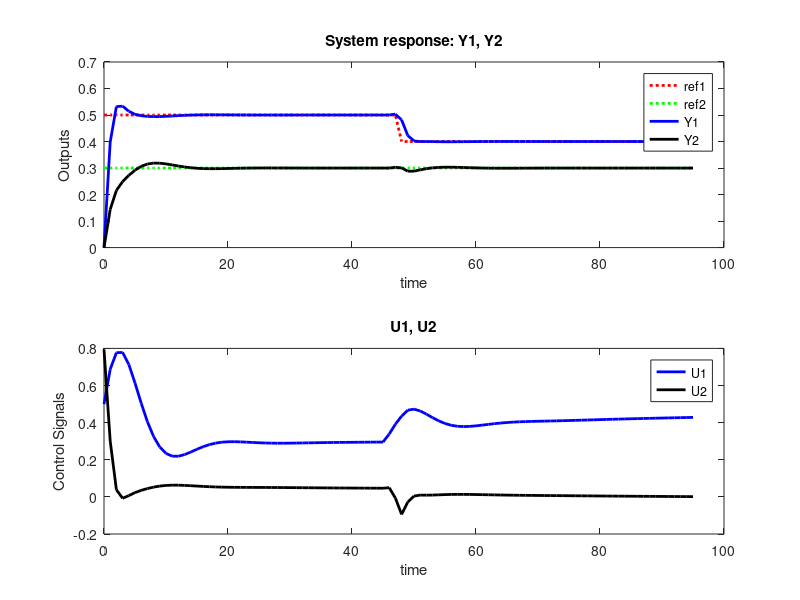

MATLAB code for this plot:
%% CREATED BY: 
% Cesar Hernandez-Hernandez (PhD)
% e-mail: ceelch@gmail.com
%%
% THIS SCRIPT SHOW AN EXAMPLE OF MUTIVARIBALE GPC WITHOUT CONSTRAINTS AND WITHOUT DELAYS 

% THIS EXAMPLE CAN BE FOUND IN PAG. 144. "MODEL PREDICTIVE CONTROL" BY CAMACHO AND BORDONS

% Example:

% Continuous time transfer function

% Transfer Matrix
 
% |Y1(s)|   [ 1/(1+0.7s)  5/(1+0.3s) ][U1(s)]
% |Y2(s)| = [ 1/(1+0.5s)  2/(1+0.4s) ][U2(s)]

% Discretizing the model with a sampling time of 0.03 minutes

% |y1(t)|   [ 0.0420z^-1/(1-0.9580z^-1)  0.4758z^-1/(1-0.9048z^-1) ][u1(t)]  
% |y2(t)| = [ 0.0582z^-1/(1-0.9418z^-1)  0.1445z^-1/(1-0.9277z^-1) ][u2(t)] 

% |y1(t)|   [ 0.0420/(1-0.9580z^-1)  0.4758/(1-0.9048z^-1) ][u1(t-1)]  
% |y2(t)| = [ 0.0582/(1-0.9418z^-1)  0.1445/(1-0.9277z^-1) ][u2(t-1)] 

% And of the structure A(z^-1)y(t)= B(z^-1)u(t-1)

% [(1-0.9580z^-1)(1-0.9048z^-1)                 0            ][y1(t)]   [ 0.0420(1-0.9048z^-1)     0.4758(1-0.9580z^-1)][u1(t-1)]  
% [          0                   (1-0.9418z^-1)(1-0.9277z^-1)][y2(t)] = [ 0.0582(1-0.9277z^-1)     0.1445(1-0.9418z^-1)][u2(t-1)] 

% this is

% [1-1.8628z^-1+0.8668z^-2                 0            ][y1(t)]   [ 0.0420-0.03637z^-1     0.4758-0.4558z^-1][u1(t-1)]  
% [          0                   1-1.8695z^-1+0.8737z^-2][y2(t)] = [ 0.0582-0.05545z^-1     0.1445-0.1361z^-1][u2(t-1)] 
%%
clc
clear all;
close all;
%%
format long
%%
disp('Ejemplo para un algoritmo GPC multivariable sin restricciones y sin retardo')

nOutputs=2;
mInputs=2;

T=0.03; % Sampling time

% THE CONTROL HORIZON MAY BE SMALLER THAN THE MAXIMUM PREDICTION HORIZON

N1=1; % Minimum prediction horizon
N2=3; % Maximum prediction horizon
Nu=2;  % Control horizon
lambda=0.05; % Control effort weight factor

q=0.05; % Coefficient that will multiply the control weight matrix Q
r=1; %Coefficient that will multiply the control weight matrix R 

disp(sprintf('\n'));
disp('Control Parameters:')
disp('[N1 ,N2 ,Nu]');
[N1 N2 Nu]
%lambda;

A=cell(mInputs,mInputs);
B=cell(mInputs,mInputs);

A{1,1}=[1 -1.8628 0.8667984];
A{1,2}=[0 0 0];
A{2,1}=[0 0 0];
A{2,2}=[1 -1.8695 0.873707786];

B{1,1}=[0.04020 -0.03637296];
B{1,2}=[0.4758 -0.4558164];
B{2,1}=[0.0582 -0.055451214];
B{2,2}=[0.1445 -0.1360901];
%% Tha matrix A tilde is calculated
At=cell(nOutputs,mInputs);

for i=1:nOutputs
    for j=1:mInputs
        At{i,j}=conv(A{i,j},[1,-1]);
    end
end

E1aux=cell(nOutputs,mInputs);

for i=1:nOutputs
    for j=1:mInputs
        if i==j
            E1aux{i,j}=[1 zeros(1,length(At{1,1})-1)];
        else
            E1aux{i,j}=[zeros(1,length(At{1,1}))];
        end
    end
end
    
F1aux=cell(nOutputs,mInputs);

for i=1:nOutputs
    for j=1:mInputs
        F1aux{i,j}=E1aux{i,j}-At{i,j};
    end
end
%% The Matrix E, F and Rj are calculated
    
E=cell(N2,1);
F=cell(N2,1);
Rj=cell(N2,1);

% E1 is calculated

for k=1:1
    
    for i=1:nOutputs
        for j=1:mInputs
            if i==j
                E{k,1}{i,j}=[1];
            else
                E{k}{i,j}=0;
            end
        end
    end
    
    % F1 is calculated
    
    for i=1:nOutputs
        for j=1:mInputs
            F{k,1}{i,j}=F1aux{i,j}(2:length(F1aux{i,i}));
        end
    end
    
    % R1 is calculated
    
    for i=1:nOutputs
        for j=1:mInputs
            Rj{k,1}{i,j}=F{k}{i,j}(k);
        end
    end    
end
  
for i=2:N2
        
    % E2 is calculated to E(N2)
    
    for j=1:nOutputs
        for k=1:mInputs            
            if j==k
            E{i,1}{j,k}=[E{i-1,1}{j,k} Rj{i-1,1}{j,k}(1)];
            else
              E{i,1}{j,k}=[zeros(1,length(E{i,1}{1,1}))];
            end
        end
    end
    
    % F2 is calculated to F(N2)
    
    for j=1:nOutputs
        for k=1:mInputs            
            if j==k               
               for m=2:length(At{j,j})
                   if m<length(At{j,j})
                    F{i,1}{j,k}(m-1)=F{i-1,1}{j,k}(m)-Rj{i-1,1}{j,k}*At{j,k}(m);
                   else
                       if m==length(At{j,j})
                         F{i,1}{j,k}(m-1)=-Rj{i-1,1}{j,k}*At{j,k}(m);
                       end
                   end
               end
               
               % This part fills the cells with zero value polynomials
               
            else
                F{i,1}{j,k}=[zeros(1,length(F{i,1}{1,1}))];
               
            end
        end
    end
    
    % Rj2 is calculated to Rj(N2)
        
    for j=1:nOutputs
        for k=1:mInputs
            Rj{i,1}{j,k}=F{i,1}{j,k}(1);
        end
    end    
end
      
% matrix F is re-ordered

matrixFaux=cell(N2,1);

% matrizFaux{1,1}{1,1}(1,1)=F{1,1}{1,1}(1);
% matrizFaux{1,1}{1,1}(1,2)=F{1,1}{1,2}(1);
for i=1:N2
    for j=1:N2
        for k=1:Nu
            for m=1:Nu
                matrixFaux{i,1}{1,j}(k,m)=F{i,1}{k,m}(j);   
            end
        end
    end
end
%%

% We calculate Ej(z^-1)B(z^-1) that we will call Gaux, to extract the matrix Gj and G' from there, 
% we will form the matrix G from the matrix Gj

 Gaux=cell(N2,1);
 
%  Gaux{1,1}{1,1}=conv(E{1,1}{1,1},B{1,1});
%  Gaux{1,1}{1,2}=conv(E{1,1}{1,1},B{1,2});
for i=1:N2
    for j=1:mInputs
        for k=1:mInputs
            Gaux{i,1}{j,k}=conv(E{i,1}{j,j},B{j,k});
        end
    end
end
 
 % The Gj matrices are obteined
 
 Gj=cell(N2,1);
 
%  Gj{1,1}{1,1}=[Gaux{1,1}{1,1}(1:1)];
%  Gj{1,1}{1,2}=[Gaux{1,1}{1,2}(1:1)];
for i=1:N2    
    for j=1:mInputs
        for k=1:mInputs
            Gj{i,1}{j,k}=[Gaux{i,1}{j,k}(1:i)];
        end
    end    
end
 
 % The G' matrix is calculated
 
 Gprima=cell(N2,1);
 
%  Gp{1,1}{1,1}=Gaux{1,1}{1,1}(2);
%  Gp{1,1}{1,2}=Gaux{1,1}{1,2}(2);
for i=1:N2
    for j=1:mInputs
        for k=1:mInputs
            Gprima{i,1}{j,k}=Gaux{i,1}{j,k}(i+1);
        end
    end
end
 %% The G matrix is calculated
 
 G=cell(N2,Nu);
 
%  G{1,1}{1,1}(1)=Gj{1,1}{1,1}(1);
%  G{1,1}{1,1}(2)=Gj{1,1}{1,2}(1);

% In this loop column 1 of G is calculated, that is, from G{1,1} to G{N2,1}

for i=1:N2    
    for j=1:nOutputs
        for k=1:mInputs            
            G{i,1}{j,1}(k)=Gj{i,1}{j,k}(i);
        end
    end
end

% We create the top diagonal of zeros
 
Gsup=cell(nOutputs,1);
  
for i=1:nOutputs
    Gsup{i,1}=[zeros(1:mInputs)];
end         
 
% In this loop the matrix G (cell type) is filled 
 
for i=1:N2    
    for j=1:Nu        
        if i==j
            G{i,j}=G{1,1};
        else
            if (i>j&&~(i==N2&&j==1))
                G{i,j}=G{2,1};
            else
                if (i==N2&&j==1)
                    G{i,j}=G{3,1};
                else
                    if i<j
                        G{i,j}=Gsup;
                    end
                end
            end
        end
    end    
end 
 %% THE WEIGHT Q AND R ARE CREATED
 
 Q=cell(Nu,Nu);
 
for i=1:Nu
    for j=1:Nu
        if i==j
            Q{i,j}=q*eye(nOutputs);
        else
            Q{i,j}=zeros(nOutputs,mInputs);
        end
    end
end

R=cell(N2,N2);

for i=1:N2
    for j=1:N2
        if i==j
            R{i,j}=r*eye(nOutputs);
        else
            R{i,j}=zeros(nOutputs,mInputs);
        end
    end
end 
 %% WE CONVERT TO MATRICES THE CELL TYPE MATRICES: F, Gprima, G, Q y R
 
 %We convert matrix F whose name was matrixFaux cell type to matrix and call it "matrixF"
  
 for i=1:N2
     for j=1:1
         matrixF{i,j}= cell2mat(matrixFaux{i,j});
     end
 end
 
matrixF=cell2mat(matrixF)
 
% We convert the matrix Gprima cell type to matrix and call it "matrixGp" 
for i=1:N2
    for j=1:1
        matrixGp{i,j}= cell2mat(Gprima{i,j});
    end
end
 
matrixGp=cell2mat(matrixGp);

%We convert matrix G cell type to matrix and call it "matrixG"
 
for i=1:N2
     for j=1:Nu
         matrixG{i,j}= cell2mat(G{i,j});
     end
end
 
matrixG=cell2mat(matrixG);

%We convert the matrix Q cell type to matrix and call it "matrixQ" 
matrixQ=cell2mat(Q);

%We convert the matrix R cell type to matrix and call it "matrixR"
matrixR=cell2mat(R);
%% FINALLY THE CONTROLLER K MATRIX IS OBTAINED, FROM WHICH WE WILL ONLY USE THE FIRST m ROWS
K=inv((matrixG'*matrixR*matrixG+matrixQ))*matrixG'*matrixR;
K1=K(1:mInputs,:);
%% WE GET THE REFERENCE MATRIX
tfinal=100; 

ref=ones(tfinal,1); % Reference

w=cell(1,mInputs);

for i=1:mInputs
    w{1,i}=ref;
end

% we transform the matrix cell reference to matrix

matrixW=cell2mat(w);
  
%W(:,1)=0.5*matrixW(:,1);
W(:,2)=0.3*matrixW(:,2);
  
for i=1:tfinal
    if i<=(tfinal/2)
        W(i,1)=0.5*matrixW(i,1);
    else
        W(i,1)=0.4*matrixW(i,1);
    end
end
%% WE INITIALIZE THE VARIABLES u, du, y
  
u_aux=zeros(tfinal,1); 
du_aux=zeros(tfinal,1);
y_aux=zeros(tfinal,1);

%u=cell(1,mEntradas);

for i=1:mInputs
    u{1,i}=u_aux;
    du{1,i}=du_aux;
    y{1,i}=y_aux;
end

% we transform the control matrices u, du and y from cell to matrices
 
U=cell2mat(u);
dU=cell2mat(du);
Y=cell2mat(y);

start=Nu+1;

for k=start:tfinal-(N2-N1)
    
    %  dupasadas=[dU(inicio-1:-1:inicio-1); dU(inicio-1:-1:inicio-1)];
    %
    %  ypasadas=[Y(inicio,1); Y(inicio,2); Y(inicio-1,1); Y(inicio-1,2); Y(inicio-2,1); Y(inicio-2,2)]
    %
    %  refW=[W(inicio,1); W(inicio,2); W(inicio+1,1); W(inicio+1,2);W(inicio+N2-N1,1); W(inicio+N2-N1,2)]; % REFERENCIA FUTURA.
    %
    %  f=matrizGp*dupasadas+matrizF*ypasadas
    %
    %  dU(inicio,1)=K1(1,:)*(refW-f);
    %  dU(inicio,2)=K1(2,:)*(refW-f);
    %
    %  U(inicio,1)=dU(inicio,1)+U(inicio-1,1);
    %  U(inicio,2)=dU(inicio,2)+U(inicio-1,2);
    %
    %  %Y(inicio+1,1)=Y(inicio+1,1)-(A{1,1}(2)*Y(inicio))
    %
    %  for i=2:length(A{1,1})
    %      for j=1:2
    %         Y(inicio+1,1)=Y(inicio+1,1)-(A{1,1}(i)*Y(inicio-i+2,j));
    %      end
    %  end
    %
    %  for i=1:length(B{1,1})
    %        Y(inicio+1)=Y(inicio+1)+(B{1,1}(i)*U(inicio-i+1,1));
    %  end
    %
    %  for i=1:length(B{1,2})
    %        Y(inicio+1)=Y(inicio+1)+(B{1,2}(i)*U(inicio-i+1,2));
    %  end
    
    dupasadas=[dU(k-1,1); dU(k-1,2)];
    ypasadas=[Y(k,1); Y(k,2); Y(k-1,1); Y(k-1,2); Y(k-2,1); Y(k-2,2)];
    refW=[W(k,1); W(k,2); W(k+1,1); W(k+1,2);W(k+N2-N1,1); W(k+N2-N1,2)]; % FUTURE REFERENCE.
    
    f=matrixGp*dupasadas+matrixF*ypasadas;
    
    dU(k,1)=K1(1,:)*(refW-f);
    dU(k,2)=K1(2,:)*(refW-f);
    
    U(k,1)=dU(k,1)+U(k-1,1);
    U(k,2)=dU(k,2)+U(k-1,2);
    
    % to calculate Y1 future
    
    for i=2:length(A{1,1})
        Y(k+1,1)=Y(k+1,1)-(A{1,1}(i)*Y(k-i+2,1));
    end
    
    for i=1:length(B{1,1})
        Y(k+1,1)=Y(k+1,1)+(B{1,1}(i)*U(k-i+1,1));
    end
    
    for i=1:length(B{1,2})
        Y(k+1,1)=Y(k+1,1)+(B{1,2}(i)*U(k-i+1,2));
    end
    
    % to calculate Y2 future
    
    for i=2:length(A{2,2})
        Y(k+1,2)=Y(k+1,2)-(A{1,1}(i)*Y(k-i+2,2));
    end
    
    for i=1:length(B{1,1})
        Y(k+1,2)=Y(k+1,2)+(B{2,1}(i)*U(k-i+1,1));
    end
    
    for i=1:length(B{1,2})
        Y(k+1,2)=Y(k+1,2)+(B{2,2}(i)*U(k-i+1,2));
    end
end
%% Graphic Results

figure(1)
%t=0:T:(tfinal-inicio-(N2-N1))*T;
t=0:(tfinal-start-(N2-N1));
subplot(2,1,1)
%stairs(t',ref(inicio:tfinal-(N2-N1)),'r:');
plot(t',W(start:tfinal-(N2-N1),1),'r:','LineWidth',2);
hold on;
plot(t',W(start:tfinal-(N2-N1),2),'g:','LineWidth',2);  
hold on;
plot(t',Y(start:tfinal-(N2-N1),1),'b','LineWidth',2);
hold on;
plot(t',Y(start:tfinal-(N2-N1),2),'k','LineWidth',2);
legend('ref1','ref2','Y1','Y2')
title('System response: Y1, Y2')
xlabel('time')
ylabel('Outputs')

subplot(2,1,2)
plot(t',U(start:tfinal-(N2-N1),1),'b','LineWidth',2);
hold on;
plot(t',U(start:tfinal-(N2-N1),2),'k','LineWidth',2);
legend('U1','U2')

title('U1, U2')
xlabel('time')
ylabel('Control Signals') 
 